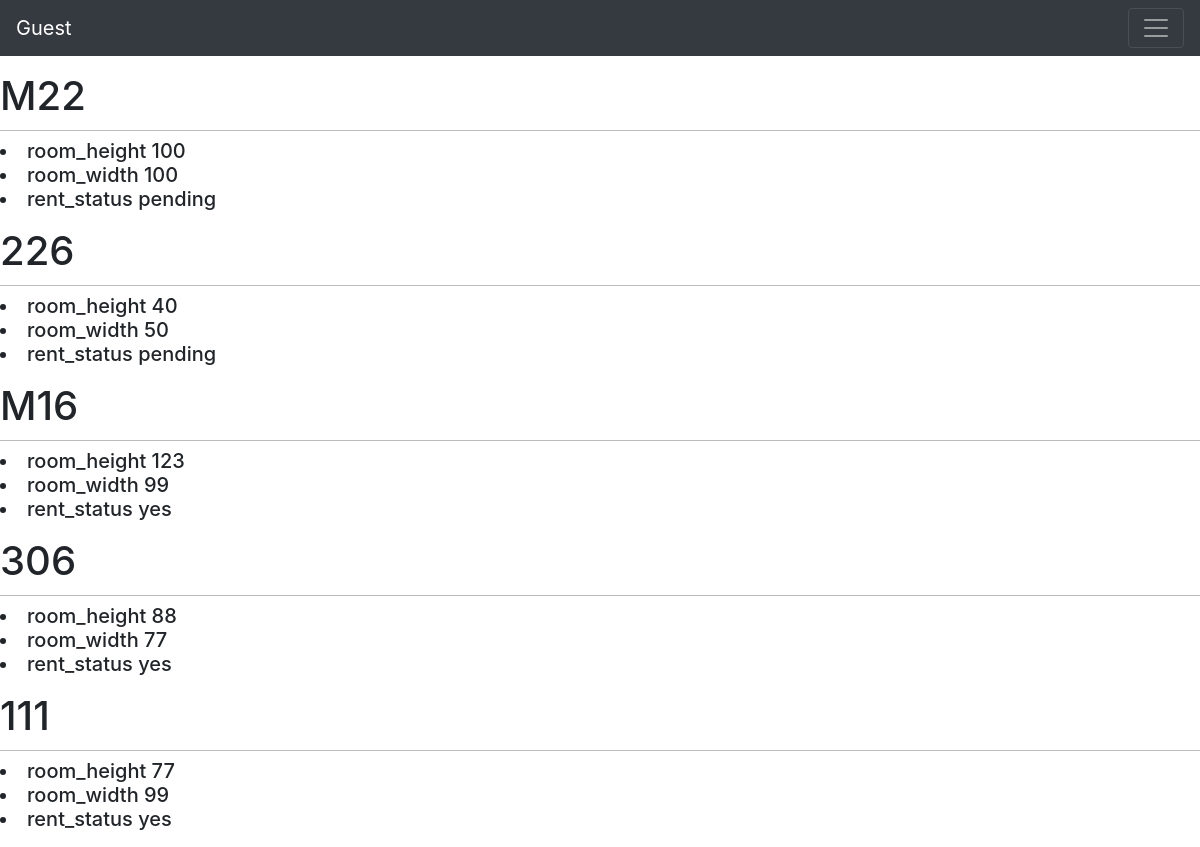
Page /reservation_room/ on the earlier database version.
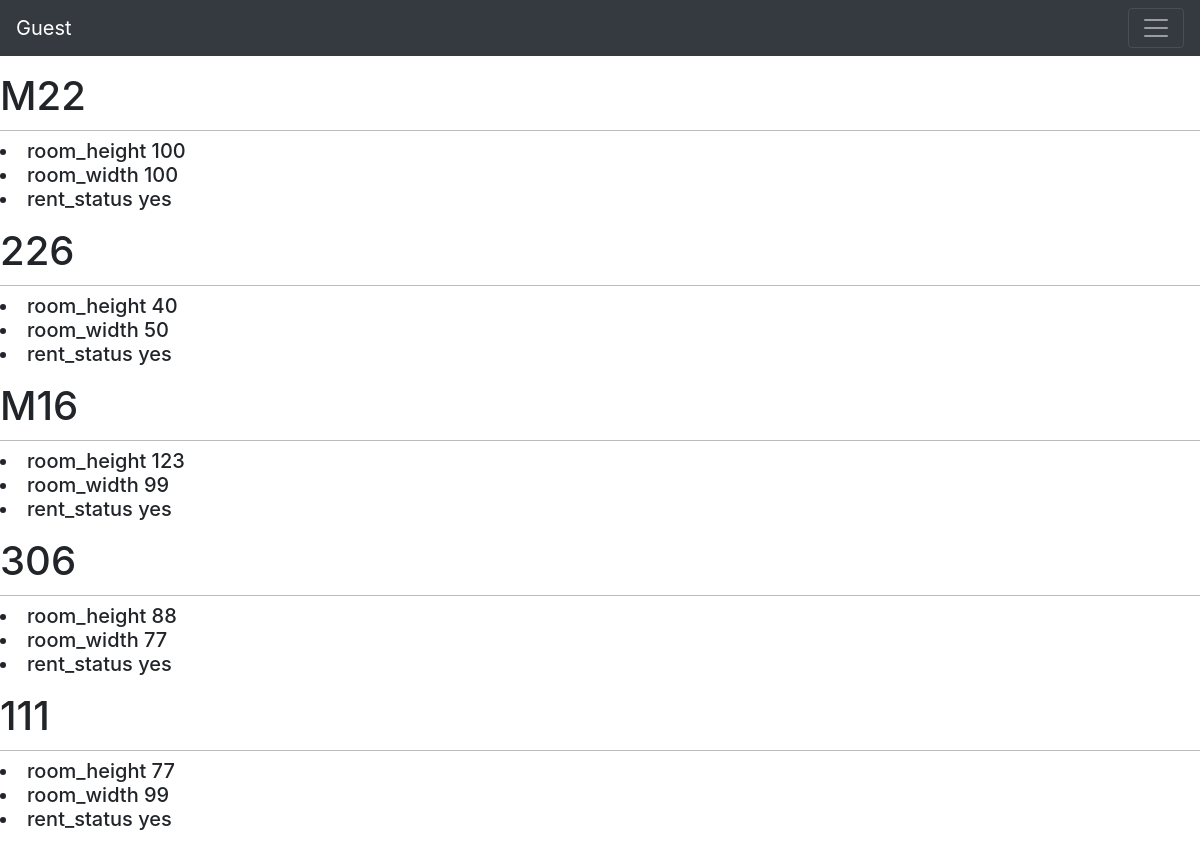
Same page on the later database version.
### blog/models.py (models this page shows, shortened)
class room(models.Model):
    roomname = models.CharField(max_length=100 , default = 'roomname')
    isavaliable = (('yes','yes') , ('no','no') , ('pending' , 'pending'))
    status = models.CharField(max_length = 10 , default = 'yes', choices=isavaliable)
    width = models.IntegerField(default = 0)
    height = models.IntegerField(default = 0)
    slug = models.SlugField(max_length=100 , default = 'roomname')

### project/views.py (the view)
# urls.py: path('reservation_room/' , views.room_detail , name= 'reservation_room'),
def room_detail(request):
    rooms = room.objects.all()
    if 'room' in request.GET and 'username' in request.GET:
        print(request.GET['room'])
        o_room = room.objects.get(roomname = request.GET['room'])
        o_room.status = "pending"
        user_obj = User.objects.get(username = request.GET['username'])
        user_obj = Employee.objects.get(id = user_obj.id)
        reservation.objects.create_book(user_obj , o_room)
        o_room.save()
    else:
        print("ihere")
    return render(request , 'blog/reservation_room.html' , {'rooms' : rooms})

### templates/blog/reservation_room.html (shortened to what this page needs)
{% extends 'base.html' %}
{% block content %}
{% for room in rooms %}
<p class="wewew"> <h1>{{ room.roomname }}</h1>
<h5>  <li> room_height {{room.height}} </li>
  <li> room_width {{room.width}} </li>
  <li>rent_status {{room.status}} </li> </h5>
</p>
{% endfor %}
{% endblock %}

Differences in the rows shown:
changed room (number 1 of 5 on the later page): status "pending" → "yes"
changed room (number 2 of 5 on the later page): status "pending" → "yes"
